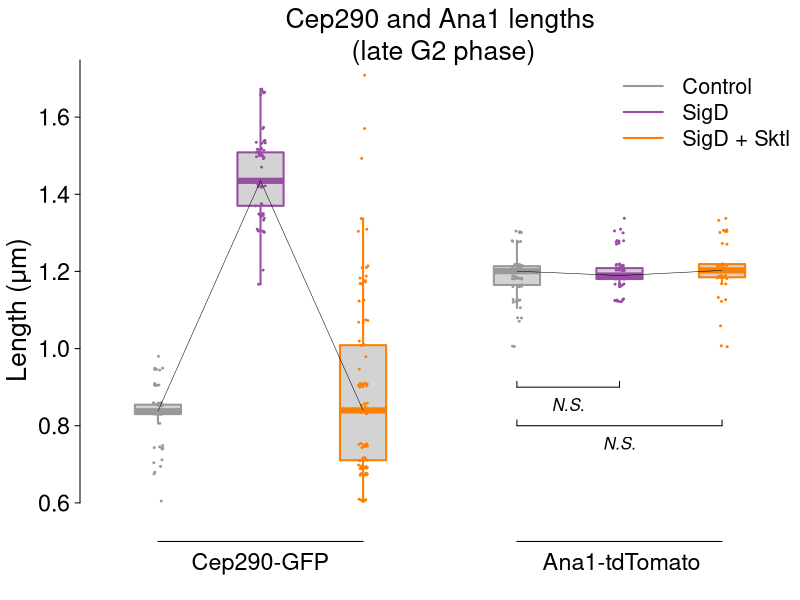

The R source for this figure:
png(filename="rescuelength.png", width=7, height=6,units="in", res=600)

# import data
df <- read.csv('quantification.csv', header=TRUE)
df <- cbind(df[,2], df[,4], df[,6], df[,1], df[,3], df[,5])

addNoise <- function(mtx) {
    if (!is.matrix(mtx)) mtx <- matrix(mtx, byrow = TRUE, nrow = 1)
    random.stuff <- matrix(runif(prod(dim(mtx)), min = -0.0001, max = 0.01), nrow = dim(mtx)[1])
    random.stuff + mtx
}

df <- addNoise(df)

library(RColorBrewer)

cols <- brewer.pal(9,"Set1")[c(9,4,5)]

par(bty="n",
    mar=c(2, 4, 3, 0),  # plot margins b-l-t-r
    las=1,              # horizontal labels
    tcl=-.25,           # tick length
    font.main=1,        # plain font
    mgp=c(2.5, 0.5, 0),  # axis spacings
    cex.lab=1.6,
    cex.axis=1.4,
    ps=12
)


xat <- c(1,
         2,
         3,
         4.5,
         5.5,
         6.5)
b <- boxplot(df,
             xaxt="n",       # no x-axis
             yaxt="n",
             boxwex=0.45,    # boxwidth
             lty=1,          # line type, 1 = solid
             staplewex=0,    # no staples
             log="",         # no log scaling
             ylim=c(0.5, 1.7),
             at=xat,
             border=cols,
             lwd=2,
             outline=FALSE
)          # line weight

stripchart(apply(df, 2, as.list),
           vertical=TRUE,
           method="jitter",
           add=TRUE,
           pch=20,
           cex=0.4,
           col=cols,
           at=xat,
           jitter=0.05)

title("Cep290 and Ana1 lengths\n (late G2 phase)", font.main=1, cex.main=1.6, line=0)
title(ylab=expression(paste("Length (", "μ", "m)", sep="")), line=2.2)

axis(2, at=seq(0.6, 2, 0.2), labels=TRUE, col.ticks=1, lwd=1)
axis(1, labels=c("Cep290-GFP", "Ana1-tdTomato"), at=c(2, 0.92*(xat[5]+xat[6])/2), lwd.ticks=0, lty=0, line=-0.8)
axis(1, at=c(0, ((xat[3] + xat[4])/2)), labels=FALSE, tck=-0.05, col=0, lty=0)
#box(bty='L')

temp.labels = c("Control", "SigD", "SigD + Sktl")
legend("topright", cex=1.3, col=cols, lty=1, lwd=2, temp.labels, bty="n")

offset <- 0.015
yat <- 0.9
lines(c(xat[4], xat[5]), c(yat, yat))
lines(c(xat[4], xat[4]), c(yat+offset, yat))
lines(c(xat[5], xat[5]), c(yat+offset, (yat)))
text((xat[4] + xat[5])/2, yat-3*offset, expression(italic('N.S.')), cex=1)

offset <- 0.015
yat <- 0.8
lines(c(xat[4], xat[6]), c(yat, yat))
lines(c(xat[4], xat[4]), c(yat+offset, yat))
lines(c(xat[6], xat[6]), c(yat+offset, yat))
text((xat[4] + xat[6])/2, yat-3*offset, expression(italic('N.S.')), cex=1)

lines(xat[1:2], b$stats[3,1:2], lwd=0.5)
lines(xat[2:3], b$stats[3,2:3], lwd=0.5)
lines(xat[4:5], b$stats[3,4:5], lwd=0.5)
lines(xat[5:6], b$stats[3,5:6], lwd=0.5)

lines(c(xat[1], xat[3]), c(0.5,0.5))
lines(c(xat[4], xat[6]), c(0.5,0.5))

dev.off()

